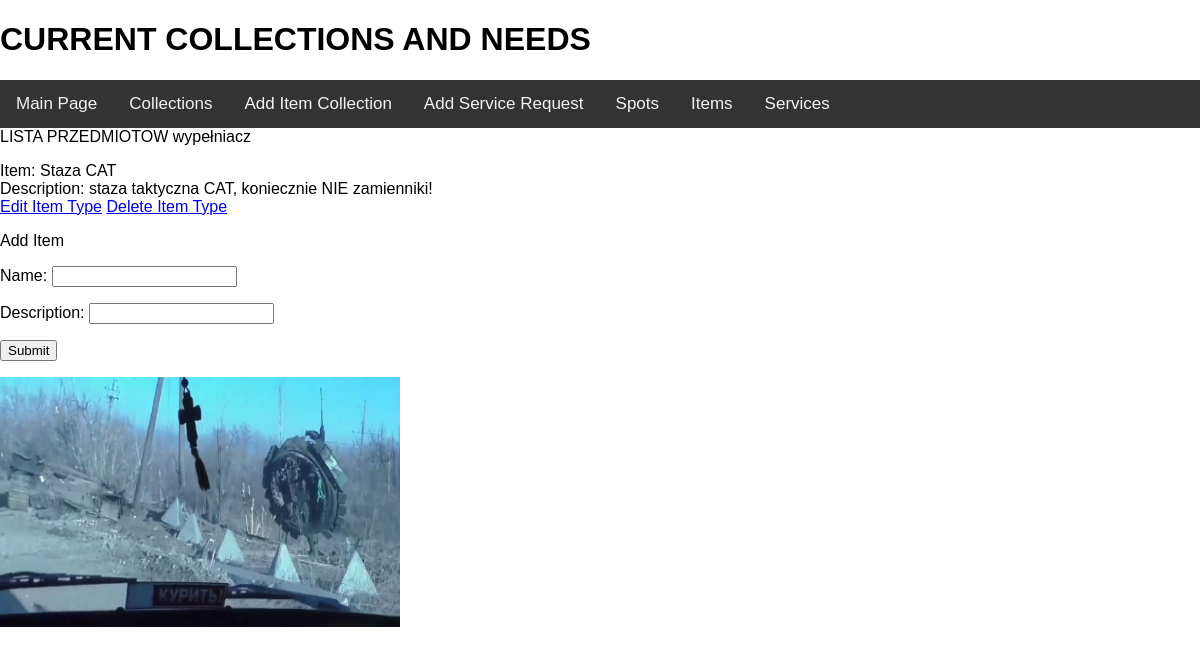
Before: /AidplannerApp/collections/itemlist/ with the older database file.
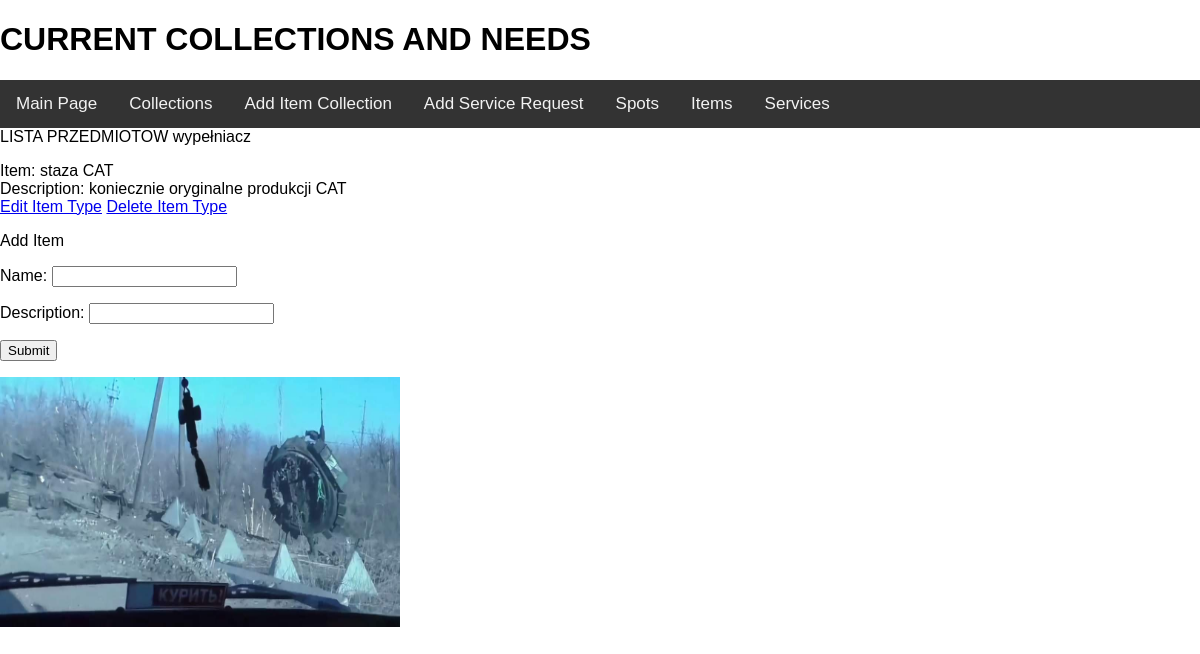
After: the same page with the newer database file.
### AidplannerApp/models.py (models this page shows, shortened)
class Item(models.Model):
    name = models.CharField(max_length=64)
    description = models.CharField(max_length=360)

### AidplannerApp/views.py (the view, shortened to what this page needs)
# urls.py: path('collections/itemlist/', views.ShowDetailItemList.as_view(), name='item_list'),
class ShowDetailItemList(View):
    def get(self, request):
        form = AddItemModelForm()
        itemlist = Item.objects.all()
        return render(request, 'item_list.html', {'itemlist': itemlist, 'form': form})

### AidplannerApp/forms.py
class AddItemModelForm(forms.ModelForm):
    class Meta:
        model = Item
        fields = '__all__'

### templates/item_list.html (shortened to what this page needs)
{% extends 'collections.html' %}
{% block MAINBLOCK %}
    <div>
    LISTA PRZEDMIOTOW
    wypełniacz
    {% for item in itemlist %}
    <p>
    <div style="border: -o-highlight-border; border-width: 1px;">
        Item: {{ item.name }}<br>
        Description: {{ item.description }}<br>
    </div>
            <a href="{% url 'update_item' item.id %}">Edit Item Type</a>
            <a href="{% url 'delete_item' item.id %}">Delete Item Type</a>
    </p>
    {% endfor %}
    </div>
    <p>Add Item</p>
     <form method="post">
        {{ form.as_p }}
        <input type="submit">
    </form>
{% endblock %}

Changed rows visible on the page:
changed Item: name "Staza CAT" → "staza CAT"; description "staza taktyczna CAT, koniecznie NIE zamienniki!" → "koniecznie oryginalne produkcji CAT"
